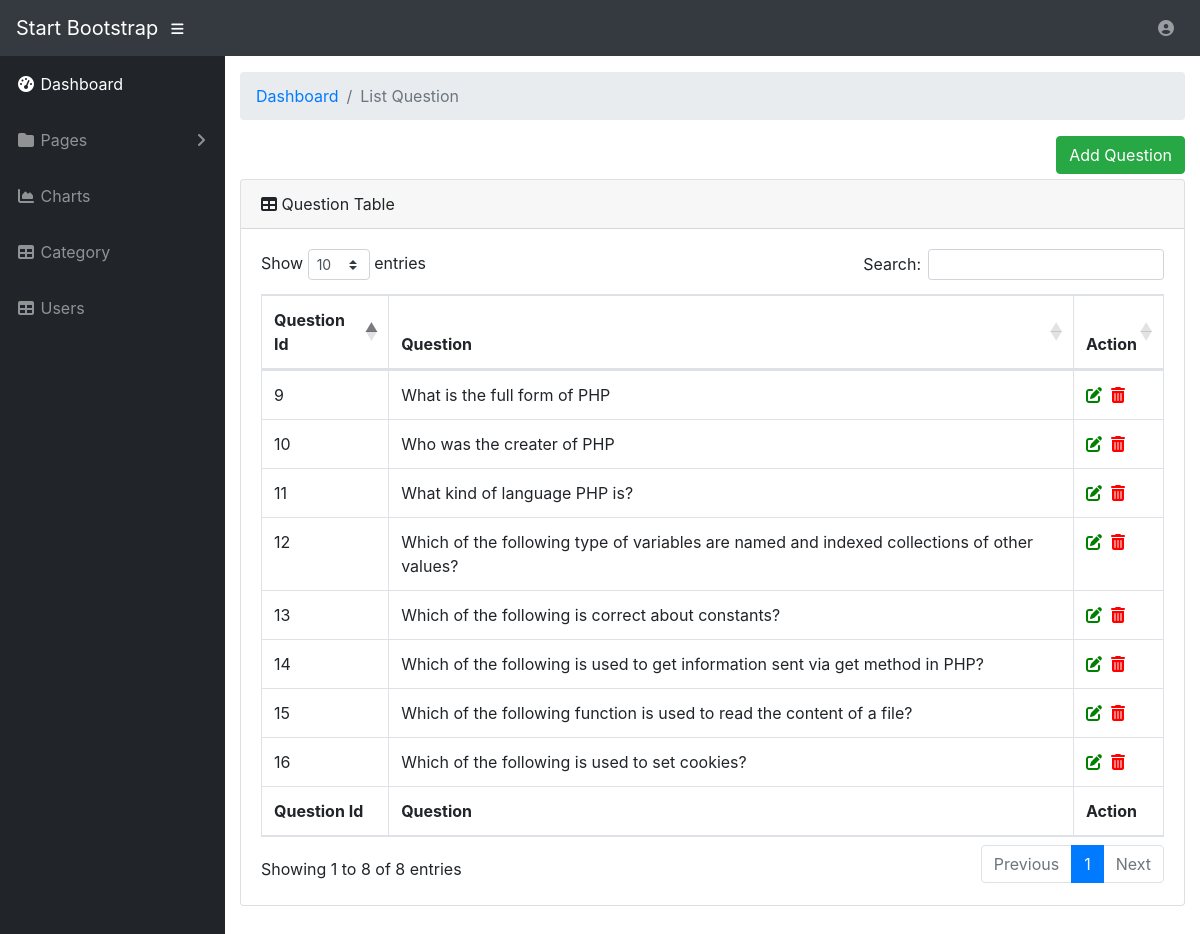
The page /questionmanagement.php?id=1 (signed in) on the database its author committed.
### tables this page shows
CREATE TABLE `question` (
  `id` int(11) NOT NULL,
  `category_id` int(11) NOT NULL,
  `question` text NOT NULL,
  `answer1` text NOT NULL,
  `answer2` text NOT NULL,
  `answer3` text NOT NULL,
  `answer4` text NOT NULL,
  `correct_ans` text NOT NULL,
  `create_at` timestamp NOT NULL DEFAULT CURRENT_TIMESTAMP,
  `update_at` timestamp NOT NULL DEFAULT CURRENT_TIMESTAMP ON UPDATE CURRENT_TIMESTAMP
);

### questionmanagement.php (the view, shortened to what this page needs)
<?php
include "con.php";
if (isset($_SESSION["username"]) || isset($_COOKIE["username"])) {?>
<!DOCTYPE html>
<html lang="en">
  <head>
    <link href="vendor/bootstrap/css/bootstrap.min.css" rel="stylesheet">
    <link href="vendor/fontawesome-free/css/all.min.css" rel="stylesheet" type="text/css">
    <link href="vendor/datatables/dataTables.bootstrap4.css" rel="stylesheet">
    <link href="css/sb-admin.css" rel="stylesheet">
  </head>
  <body id="page-top">
    <nav class="navbar navbar-expand navbar-dark bg-dark static-top">
      <a class="navbar-brand mr-1" href="index.php">Start Bootstrap</a>
      <button class="btn btn-link btn-sm text-white order-1 order-sm-0" id="sidebarToggle" href="#">
        <i class="fas fa-bars"></i>
      </button>
      <ul class="navbar-nav ml-auto ml-md-0">
        <li class="nav-item dropdown no-arrow">
          <a class="nav-link dropdown-toggle" href="#" id="userDropdown" role="button" data-toggle="dropdown" aria-haspopup="true" aria-expanded="false">
            <i class="fas fa-user-circle fa-fw"></i>
          </a>
        </li>
      </ul>
    </nav>
    <div id="wrapper">
      <ul class="sidebar navbar-nav">
        <li class="nav-item active">
          <a class="nav-link" href="index.php">
            <i class="fas fa-fw fa-tachometer-alt"></i>
            <span>Dashboard</span>
          </a>
        </li>
        <li class="nav-item dropdown">
          <a class="nav-link dropdown-toggle" href="#" id="pagesDropdown" role="button" data-toggle="dropdown" aria-haspopup="true" aria-expanded="false">
            <i class="fas fa-fw fa-folder"></i>
            <span>Pages</span>
          </a>
        </li>
        <li class="nav-item">
          <a class="nav-link" href="charts.html">
            <i class="fas fa-fw fa-chart-area"></i>
            <span>Charts</span></a>
        </li>
        <li class="nav-item">
          <a class="nav-link" href="category.php">
            <i class="fas fa-fw fa-table"></i>
            <span>Category</span></a>
        </li>
        <li class="nav-item">
          <a class="nav-link" href="usermanagement.php">
            <i class="fas fa-fw fa-table"></i>
            <span>Users</span></a>
        </li>
      </ul>
      <div id="content-wrapper">
        <div class="container-fluid">
          <ol class="breadcrumb">
            <li class="breadcrumb-item">
              <a href="#">Dashboard</a>
            </li>
            <li class="breadcrumb-item active">List Question</li>
          </ol>
		  <?php
          $query="select id, question from question where category_id='".$_REQUEST['id']."'";
          $result=mysqli_query($con,$query);
           ?>
                <div  style="float: right; padding-bottom: 5px;">
              <a class="btn btn-success" href="add-question.php?id=<?php echo $_REQUEST['id']; ?>">
  Add Question
</a>
</div>
            <div class="clearfix"></div>
          <div class="card mb-3">
            <div class="card-header">
              <i class="fas fa-table"></i>
              Question Table </div>
            <div class="card-body">
              <div class="table-responsive">
                <table class="table table-bordered" id="dataTable" width="100%" cellspacing="0">
                  <thead>
                    <tr>
                      <th>Question Id</th>
                      <th>Question</th>
                      <th>Action</th>
                    </tr>
                  </thead>
                  <tfoot>
                    <tr>
                      <th>Question Id</th>
                      <th>Question</th>
                      <th>Action</th>
                    </tr>
                  </tfoot>
                  <tbody>
                     <?php while ($arr=mysqli_fetch_array($result,MYSQLI_BOTH)):
                      ?>
                    <tr>
                      <td><?php echo $arr['id'] ?></td>
                      <td><?php echo $arr['question'] ?></td>
                      <td><a href="edit-question.php?id=<?php echo $arr['id']; ?>"><i class="fas fa-edit" style="color: green;"></i></a>&nbsp&nbsp<a href="delete-question.php?id=<?php echo $arr['id']; ?>&&cid=<?php echo $_REQUEST['id']; ?>"><i class="fas fa-trash-alt" style="color: red;"></i></a></td>
                    </tr>
                    <?php endwhile; ?>
                  </tbody>
                </table>
              </div>
            </div>
          </div>
        </div>
        </div>
      </div>
  </body>
</html>
<?php }
else
  {
    header("Location: admin-login.php");
  }?>

### css/sb-admin.css (style rules this page uses)
html { position: relative; min-height: 100%; }
body { height: 100%; }
#wrapper { display: -webkit-box; display: -ms-flexbox; display: flex; }
#wrapper #content-wrapper { overflow-x: hidden; width: 100%; padding-top: 1rem; padding-bottom: 80px; }
.navbar-nav .nav-item.active .nav-link { color: #fff; }
.navbar-nav .nav-item.dropdown .dropdown-toggle::after { width: 1rem; text-align: center; float: right; vertical-align: 0; border: 0; font-weight: 900; content: '\f105'; font-family: 'Font Awesome 5 Free'; }
.navbar-nav .nav-item.dropdown.no-arrow .dropdown-toggle::after { display: none; }
.sidebar { width: 90px !important; background-color: #212529; min-height: calc(100vh - 56px); }
.sidebar .nav-item:last-child { margin-bottom: 1rem; }
.sidebar .nav-item .nav-link { text-align: center; padding: 0.75rem 1rem; width: 90px; }
.sidebar .nav-item .nav-link span { font-size: 0.65rem; display: block; }
.sidebar .nav-item.dropdown .dropdown-toggle::after { display: none; }
.sidebar .nav-item .nav-link { color: rgba(255, 255, 255, 0.5); }
@media (min-width: 768px) { .sidebar { width: 225px !important; } }
@media (min-width: 768px) { .sidebar .nav-item .nav-link { display: block; width: 100%; text-align: left; padding: 1rem; width: 225px; } }
@media (min-width: 768px) { .sidebar .nav-item .nav-link span { font-size: 1rem; display: inline; } }
@media (min-width: 768px) { .sidebar .nav-item.dropdown .dropdown-toggle::after { display: block; } }
:root { --input-padding-x: 0.75rem; --input-padding-y: 0.75rem; }

### rows shown on the page
question: id "9", question "What is the full form of PHP"
question: id "10", question "Who was the creater of PHP"
question: id "11", question "What kind of language PHP is?"
question: id "12", question "Which of the following type of variables are named and indexed collections of other values?"
question: id "13", question "Which of the following is correct about constants?"
question: id "14", question "Which of the following is used to get information sent via get method in PHP?"
question: id "15", question "Which of the following function is used to read the content of a file?"
question: id "16", question "Which of the following is used to set cookies?"
